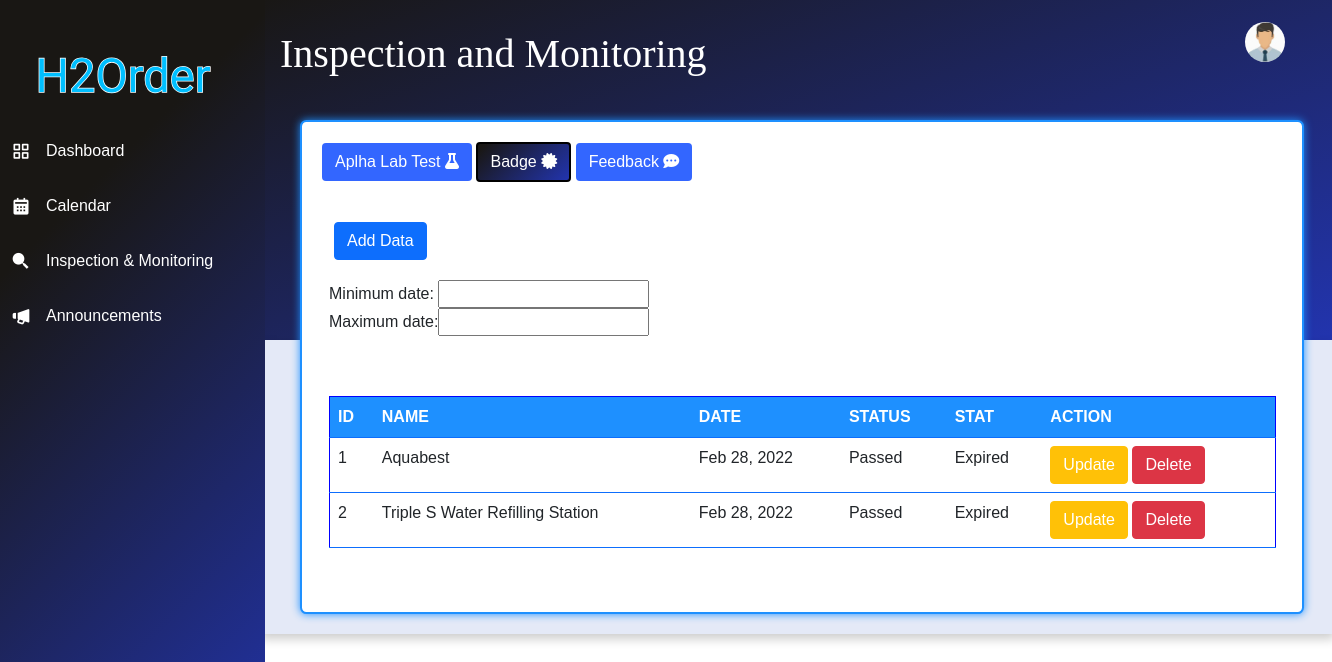
Screenshot of /admin/badge.php (signed in) with the database file from the repository.
### tables this page shows
CREATE TABLE `badge` (
  `badge_id` int(11) NOT NULL,
  `merchant_id` int(11) NOT NULL,
  `status` varchar(255) NOT NULL,
  `date` timestamp NOT NULL DEFAULT CURRENT_TIMESTAMP ON UPDATE CURRENT_TIMESTAMP
);

CREATE TABLE `merchant` (
  `merchant_id` int(11) NOT NULL,
  `username` varchar(255) NOT NULL,
  `password` varchar(255) NOT NULL,
  `business_name` varchar(255) NOT NULL,
  `owner` varchar(255) NOT NULL,
  `address` varchar(255) NOT NULL,
  `email` varchar(255) NOT NULL,
  `contact_number` varchar(255) NOT NULL,
  `image` varchar(255) NOT NULL,
  `latitude` varchar(255) NOT NULL,
  `longitude` varchar(255) NOT NULL,
  `opening` time NOT NULL,
  `closing` time NOT NULL
);

### admin/name.php (called while the page is built, shortened)
<?php
	require 'connect.php';
	$query = $conn->query("SELECT * FROM `admin` WHERE `admin_id` = '$_SESSION[admin_id]'") or die(mysqli_error());
	$fetch = $query->fetch_array();
?>

### admin/badge.php (the view, shortened to what this page needs)
<!DOCTYPE html>
<?php
	require 'name.php';
?>
<html lang="en" dir="ltr">
  <head>
    <link rel="stylesheet" href="../admin/navstyle.css">
    <link rel="stylesheet" href="../admin/ad_style.css">
     <link href="https://cdn.jsdelivr.net/npm/bootstrap@5.0.2/dist/css/bootstrap.min.css" rel="stylesheet">
    <link href='https://unpkg.com/boxicons@2.0.7/css/boxicons.min.css' rel='stylesheet'>
<link rel="stylesheet" href="https://cdn.datatables.net/1.10.21/css/dataTables.bootstrap4.min.css">
  <link rel='stylesheet' href='https://cdn.datatables.net/buttons/1.2.2/css/buttons.bootstrap.min.css'>
  <link rel='stylesheet' href='https://cdn.datatables.net/1.10.24/css/jquery.dataTables.min.css'>
<link rel='stylesheet' href='https://cdn.datatables.net/datetime/1.0.3/css/dataTables.dateTime.min.css'>
  </head>
<body>
  <?php include'navbar.php';?>
  <div style="height: 340px; background-color: #2234ae;
    background-image: linear-gradient(340deg, #2234ae 0%,  #191714 89%);">
      <br>
      <span style="color:white;
    margin-left:280px; margin-top:30px;  font-size: 40px; font-family:Monotype Corsiva;
  font-weight: 400;" class="links_name">Inspection and Monitoring</span>
  </div>
   <div class="home_content">
      <div id="tbl-contain" style=" margin-top:-240px;
       width: 97%;height:100%; max-height:4000px;
       background-color: white;  border-radius: .4rem;
       border-color:dodgerBlue;
       border:2px solid dodgerBlue;
       box-shadow: 0 0 8px 0 dodgerBlue; margin-left:20px;">
<div class="action">
        <div class="profile" style="margin-top:-100px;
        margin-right:17px;float:right" onclick="menuToggle()">
             <img src = "../photo/<?php echo $fetch['photo']?>" id = "lbl" width = "100%" height = "100%"/>
        </div>
    </div>
<a  class = "btn btn-default focus" href = "../admin/inspection.php"
 style="background-color:#3366ff;margin-left:20px; color:white;margin-top:20px;">
                    Aplha Lab Test <i class = "fa fa-flask"></i></a>
<a  class = "btn btn-default  " href = "../admin/badge.php"
  style="border:2px solid black ;margin-top:20px;
  background-image: linear-gradient(315deg, #2234ae 0%, #191714 95%);color:white;" >
                   Badge <i class = "fa fa-certificate"></i></a>
<a  class = "btn btn-default focus" href = "../admin/feedback.php"
 style="background-color:#3366ff; color:white;margin-top:20px;">
                    Feedback <i class = "fa fa-commenting"></i></a>
<div class="container">
<button type="button" class="btn btn-primary" data-bs-toggle="modal" data-bs-target="#myModal"
 style="margin-left: 20px; margin-top: 40px;margin-bottom: 20px;">
  Add Data
</button>
            <?php require_once 'add_query_badge.php'?>
    <br>
<table border="0" cellspacing="5" cellpadding="5" style="margin-left: 15px; margin-bottom:30px;">
        <tbody><tr>
            <td>Minimum date:</td>
            <td><input type="text" id="min" name="min"></td>
        </tr>
        <tr>
            <td>Maximum date:</td>
            <td><input type="text" id="max" name="max"></td>
        </tr>
    </tbody>
</table>
<table id="table" class="table"style="margin-left:15px; width:97%; margin-top:60px;border:1px solid blue;" >
  <thead>
    <tr>
      <th scope="col" class=" border-primary" style="background:#1E90FF;color:white;">ID</th>
      <th scope="col" class=" border-primary" style="background:#1E90FF;color:white;">NAME</th>
      <th scope="col" class=" border-primary" style="background:#1E90FF;color:white;">DATE</th>
      <th scope="col" class=" border-primary" style="background:#1E90FF;color:white;">STATUS</th>
      <th scope="col" class=" border-primary" style="background:#1E90FF;color:white;">STAT</th>
      <th scope="col" class=" border-primary" style="background:#1E90FF;color:white;">ACTION</th>
    </tr>
  </thead>
  <tbody>
  <?php
		$query = $conn->query("SELECT badge.badge_id, merchant.business_name, badge.date, badge.status
            FROM merchant RIGHT JOIN badge ON merchant.merchant_id = badge.merchant_id ") or die(mysqli_error());
							while($fetch = $query->fetch_array()){
	 ?>
    <tr>
      <td scope="row" class="border-primary"><?php echo $fetch['badge_id']?></th>
      <td class="border-primary"><?php echo $fetch['business_name']?></td>
      <td class="border-primary"><?php echo date("M d, Y", strtotime($fetch['date']))?></td>
      <td class="border-primary"><?php echo $fetch['status']?></td>
      <td class="border-primary"><?php
                                     $startdate = $fetch['date'] ;
                                     $expire = strtotime($startdate. ' + 2  days');
                                     $today = strtotime("today midnight");
                                  if($today >= $expire){
                                      echo "Expired";
                                  } else {
                                      echo "Active";
                                    }
                                  ?> </td>
    <td class=" border-primary">
     <a class = "btn btn-warning"  href="edit_query_badge.php?badge_id=<?php echo $fetch['badge_id']?>" style="color:white;" >Update</a>
     <a class = "btn btn-danger" name="del_badge" href="delete_badge.php?badge_id=<?php echo $fetch['badge_id']?>" onclick = "confirmationDelete(this); return false;" ><i class = "" ></i> Delete</a>
    </td>
  </tr>
    <?php
         }
			?>
  </tbody>
</table>
<br><br>
     </div>
    </div>
  </div>
</body>
</html>

### admin/navstyle.css (style rules this page uses)
* { margin: 0; padding: 0; box-sizing: border-box; font-family: "Nunito Sans" , sans-serif; }
:root { --black-color:#11101d; --white-color:#fff; --sky-color:#E4E9F7; --light-black:#1d1b31; }
th, td { border-color: #96D4D4; }
.home_content { position:absolute; width:80.7%; left:260px; background:var(--sky-color); padding:20px; box-shadow: 0 5px 10px rgba(0,0,0,0.2); }

### admin/ad_style.css (style rules this page uses)
.action .profile { position: relative; width: 40px; height: 40px; border-radius: 50%; overflow: hidden; cursor: pointer; }
.action .profile img { position: absolute; top: 0; left: 0; width: 100%; height: 100%; object-fit: cover; }

### rows the page displays
badge: badge_id "1", merchant.business_name "Aquabest", date "Feb 28, 2022", status "Passed", shows "Expired"
badge: badge_id "2", merchant.business_name "Triple S Water Refilling Station", date "Feb 28, 2022", status "Passed", shows "Expired"
